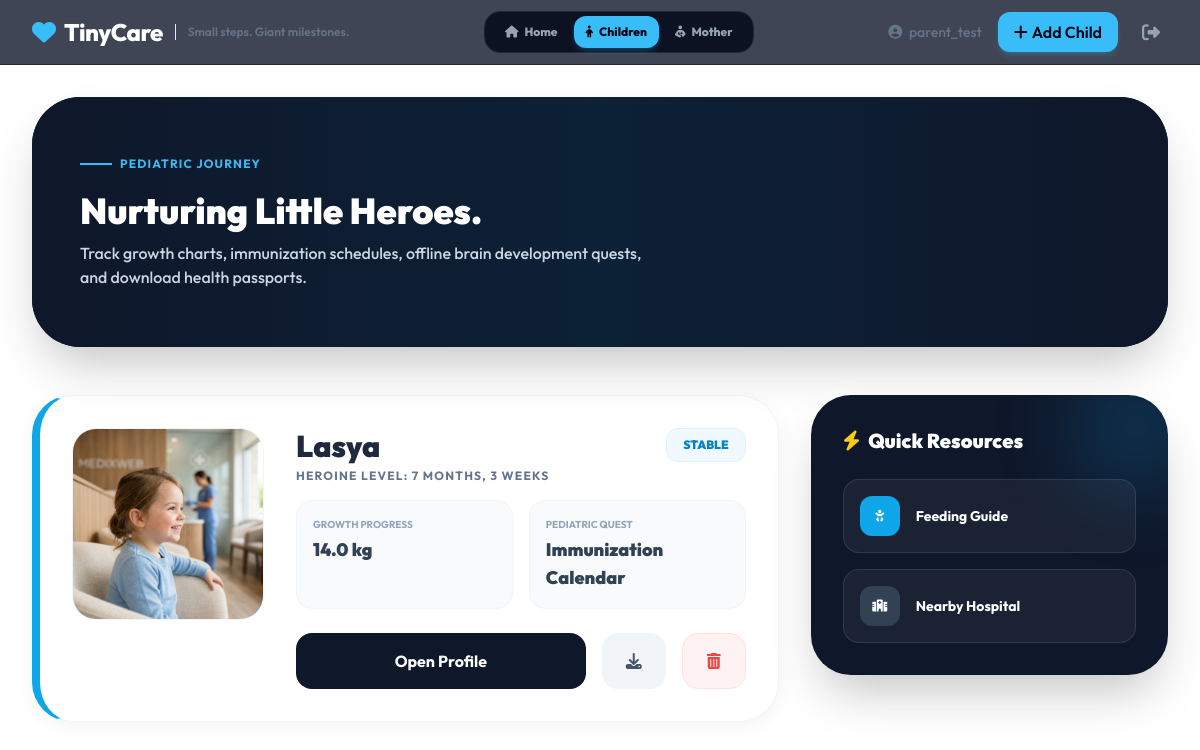
The page /parent/children/ (signed in) on the database as committed earlier.
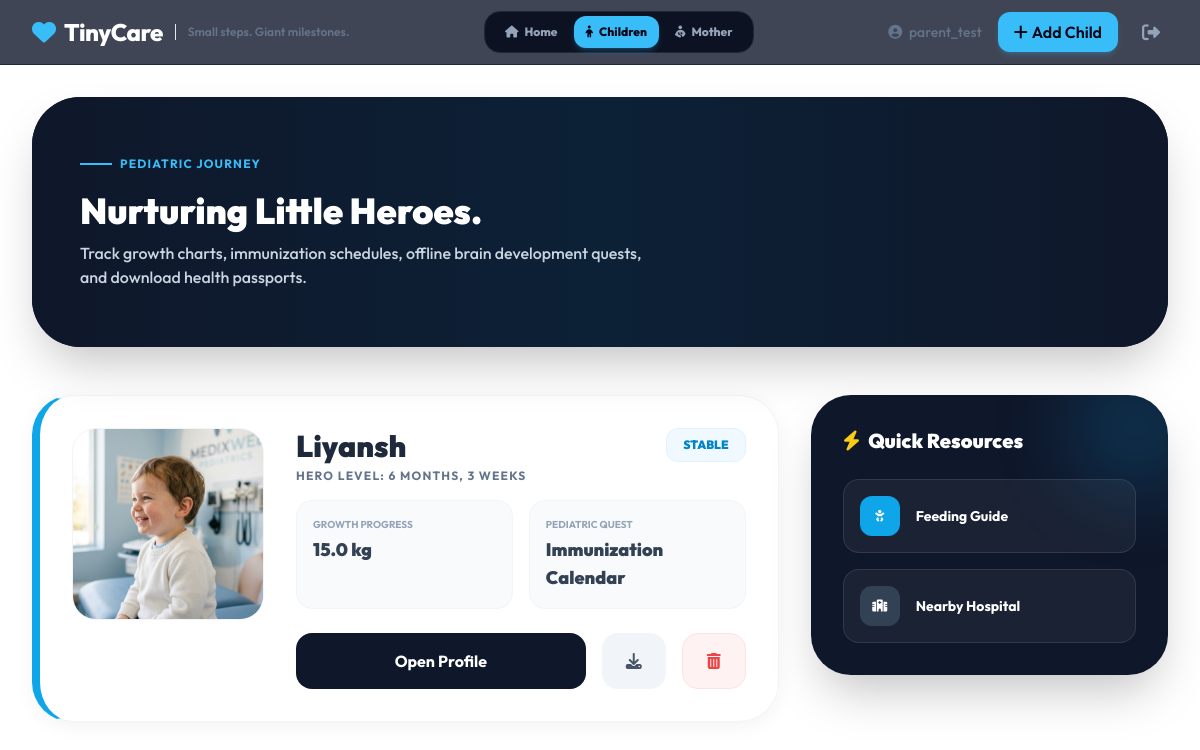
The same page on the database as committed later.
### health/models.py (models this page shows, shortened)
class User(AbstractUser):
    is_parent = models.BooleanField(default=False)
    is_vaccination_admin = models.BooleanField(default=False)
    locality = models.ForeignKey('Locality', on_delete=models.SET_NULL, null=True, blank=True)

class ChildProfile(models.Model):
    GENDER_CHOICES = [('M', 'Male'), ('F', 'Female'), ('O', 'Other')]
    parent = models.ForeignKey(settings.AUTH_USER_MODEL, on_delete=models.CASCADE, related_name='children', null=True)
    name = models.CharField(max_length=200)
    date_of_birth = models.DateField()
    gender = models.CharField(max_length=1, choices=GENDER_CHOICES)
    locality = models.ForeignKey(Locality, on_delete=models.SET_NULL, null=True)
    current_weight = models.FloatField(help_text="Weight (Stored in KG)")
    current_height = models.FloatField(help_text="Height (Stored in CM)")
    height_unit = models.CharField(max_length=5, choices=[('cm', 'cm'), ('m', 'm')], default='cm')
    weight_unit = models.CharField(max_length=5, choices=[('kg', 'kg'), ('g', 'g')], default='kg')
    created_at = models.DateTimeField(auto_now_add=True)
    updated_at = models.DateTimeField(auto_now=True)

### health/views.py (the view)
# urls.py: path('parent/children/', views.children_dashboard, name='children_dashboard'),
@login_required
@user_passes_test(is_parent)
def children_dashboard(request):
    children = ChildProfile.objects.filter(parent=request.user).order_by('-created_at')
    return render(request, 'health/children_dashboard.html', {
        'children': children,
    })

### health/views.py (called while the page is built)
def is_parent(user):
    return user.is_authenticated and user.is_parent

### health/templates/health/children_dashboard.html (shortened to what this page needs)
{% extends 'health/base.html' %}
{% block content %}
<div class="relative bg-slate-900 rounded-[3rem] overflow-hidden mb-12 shadow-2xl min-h-[250px] flex items-center">
    {% load static %}
    <div class="absolute inset-0 z-0">
        <div class="absolute inset-0 bg-gradient-to-r from-slate-900 via-sky-950/40 to-slate-900"></div>
    </div>
    <div class="relative z-10 px-12 py-12 max-w-2xl">
        <div class="flex items-center gap-2 text-sky-400 font-bold mb-4 tracking-widest uppercase text-xs">
            <div class="w-8 h-0.5 bg-sky-400"></div>
            Pediatric Journey
        </div>
        <h1 class="text-4xl font-black text-white leading-tight mb-2">
            Nurturing Little Heroes.
        </h1>
        <p class="text-slate-300 font-medium">
            Track growth charts, immunization schedules, offline brain development quests, and download health passports.
        </p>
    </div>
</div>
<div class="grid grid-cols-1 lg:grid-cols-3 gap-8 mb-12">
    <div class="lg:col-span-2 space-y-8">
        {% for child in children %}
        <div class="bg-white rounded-[2.5rem] shadow-soft border border-slate-100 p-8 flex flex-col md:flex-row gap-8 hover:shadow-xl transition-all border-l-8 border-l-sky-500">
            <div class="w-full md:w-48 h-48 bg-slate-50 rounded-3xl overflow-hidden flex-shrink-0 border border-slate-100">
                {% if child.gender == 'M' %}
                <img src="{% static 'health/images/boy_profile.png' %}" alt="Boy Profile" class="w-full h-full object-cover">
                {% elif child.gender == 'F' %}
                <img src="{% static 'health/images/girl_profile.png' %}" alt="Girl Profile" class="w-full h-full object-cover">
                {% else %}
                <img src="{% static 'health/images/mother_baby.png' %}" alt="Child Profile" class="w-full h-full object-cover">
                {% endif %}
            </div>
            <div class="flex-1">
                <div class="flex justify-between items-start mb-4">
                    <div>
                        <h2 class="text-3xl font-black text-slate-800">{{ child.name }}</h2>
                        <p class="text-slate-500 font-bold uppercase text-xs tracking-widest mt-1">{% if child.gender == 'F' %}Heroine{% else %}Hero{% endif %} Level: {{ child.date_of_birth|timesince }}</p>
                    </div>
                    <span class="bg-sky-50 text-sky-600 px-4 py-2 rounded-xl text-xs font-black border border-sky-100">STABLE</span>
                </div>
                <div class="grid grid-cols-2 gap-4 mb-6">
                    <div class="p-4 bg-slate-50 rounded-2xl border border-slate-100">
                        <p class="text-[10px] text-slate-400 font-bold uppercase mb-1">Growth Progress</p>
                        <p class="text-lg font-black text-slate-700">{{ child.current_weight|floatformat:1 }} {{ child.weight_unit }}</p>
                    </div>
                    <div class="p-4 bg-slate-50 rounded-2xl border border-slate-100">
                        <p class="text-[10px] text-slate-400 font-bold uppercase mb-1">Pediatric Quest</p>
                        <p class="text-lg font-black text-slate-700">Immunization Calendar</p>
                    </div>
                </div>
                <div class="flex gap-4">
                    <a href="{% url 'child_detail' child.id %}" class="flex-1 bg-slate-900 hover:bg-slate-800 text-white text-center py-4 rounded-2xl font-bold transition-all">
                        Open Profile
                    </a>
                    <a href="{% url 'download_passport' child.id %}" class="w-16 bg-slate-100 hover:bg-slate-200 text-slate-600 flex items-center justify-center rounded-2xl transition-all" title="Download Health Passport">
                        <i class="fas fa-download"></i>
                    </a>
                    <a href="{% url 'delete_child' child.id %}" onclick="return confirm('Are you sure you want to remove this profile?')" class="w-16 bg-red-50 hover:bg-red-100 text-red-500 flex items-center justify-center rounded-2xl transition-all border border-red-100" title="Delete Profile">
                        <i class="fas fa-trash-can"></i>
                    </a>
                </div>
            </div>
        </div>
        {% endfor %}
    </div>
    <div class="space-y-8">
        <div class="bg-slate-900 rounded-[2.5rem] p-8 text-white shadow-2xl relative overflow-hidden">
            <div class="absolute -right-8 -top-8 w-32 h-32 bg-sky-500/20 rounded-full blur-2xl"></div>
            <h4 class="text-xl font-black mb-6 flex items-center gap-2">
                <i class="fas fa-bolt text-yellow-400"></i> Quick Resources
            </h4>
            <div class="space-y-4">
                <a href="{% url 'lactation_guide' %}" class="flex items-center gap-4 p-4 bg-white/5 hover:bg-white/10 rounded-2xl border border-white/10 transition-all group">
                    <div class="w-10 h-10 bg-sky-500 rounded-xl flex items-center justify-center group-hover:scale-110 transition-transform text-xs">
                        <i class="fas fa-baby"></i>
                    </div>
                    <span class="font-bold text-sm">Feeding Guide</span>
                </a>
                <a href="https://www.google.com/maps/search/hospitals+near+{{ user.locality.name|urlencode }}" target="_blank" class="flex items-center gap-4 p-4 bg-white/5 hover:bg-white/10 rounded-2xl border border-white/10 transition-all group">
                    <div class="w-10 h-10 bg-slate-700 rounded-xl flex items-center justify-center group-hover:scale-110 transition-transform text-xs">
                        <i class="fas fa-hospital"></i>
                    </div>
                    <span class="font-bold text-sm">Nearby Hospital</span>
                </a>
            </div>
        </div>
    </div>
</div>
{% endblock %}

### health/templates/health/base.html (shortened to what this page needs)
<!DOCTYPE html>
<html lang="en">
<head>
    <link rel="stylesheet" href="https://cdnjs.cloudflare.com/ajax/libs/font-awesome/6.4.0/css/all.min.css">
    <script src="https://cdn.tailwindcss.com"></script>
    <link rel="stylesheet" href="https://cdn.jsdelivr.net/npm/swiper@10/swiper-bundle.min.css" />
</head>
<body class="text-slate-300 antialiased selection:bg-primary selection:text-white">
    <nav class="sticky top-0 z-50 bg-slate-900/80 backdrop-blur-md border-b border-slate-800">
        <div class="max-w-7xl mx-auto px-4 sm:px-6 lg:px-8">
            <div class="flex justify-between h-16 items-center">
                <div class="flex items-center gap-2">
                    <a href="{% url 'index' %}" class="flex items-center gap-2 text-2xl font-bold text-white hover:text-primary transition-colors">
                        <i class="fas fa-heart text-primary animate-pulse"></i>
                        <span class="font-extrabold tracking-tight">TinyCare</span>
                    </a>
                    <span class="text-xs font-semibold text-slate-500 border-l border-slate-850 pl-3 ml-1 hidden md:inline">Small steps. Giant milestones.</span>
                </div>
                {% if user.is_authenticated and user.is_parent %}
                <div class="hidden md:flex items-center gap-1 bg-slate-950/80 px-2 py-1 rounded-2xl border border-slate-800">
                    <a href="{% url 'parent_dashboard' %}" class="text-xs font-extrabold px-3 py-2 rounded-xl transition-all flex items-center gap-1.5
                        {% if request.resolver_match.url_name == 'parent_dashboard' %}bg-primary text-slate-950 shadow-md shadow-primary/20{% else %}text-slate-400 hover:text-white{% endif %}">
                        <i class="fas fa-house"></i> Home
                    </a>
                    <a href="{% url 'children_dashboard' %}" class="text-xs font-extrabold px-3 py-2 rounded-xl transition-all flex items-center gap-1.5
                        {% if request.resolver_match.url_name == 'children_dashboard' or request.resolver_match.url_name == 'child_detail' %}bg-primary text-slate-950 shadow-md shadow-primary/20{% else %}text-slate-400 hover:text-white{% endif %}">
                        <i class="fas fa-child"></i> Children
                    </a>
                    <a href="{% url 'maternal_dashboard' %}" class="text-xs font-extrabold px-3 py-2 rounded-xl transition-all flex items-center gap-1.5
                        {% if request.resolver_match.url_name == 'maternal_dashboard' %}bg-primary text-slate-950 shadow-md shadow-primary/20{% else %}text-slate-400 hover:text-white{% endif %}">
                        <i class="fas fa-person-breastfeeding"></i> Mother
                    </a>
                </div>
                {% endif %}
                <div class="flex items-center gap-4">
                    {% if user.is_authenticated %}
                        <span class="text-sm font-medium text-slate-500 hidden lg:block">
                            <i class="fas fa-user-circle mr-1"></i> {{ user.username }}
                        </span>
                        {% if user.is_parent %}
                            <div class="flex items-center gap-3">
                                <a href="{% url 'add_child' %}" class="bg-primary hover:bg-sky-400 text-slate-950 px-4 py-2 rounded-xl font-semibold shadow-md shadow-primary/20 transition-all transform hover:-translate-y-0.5 hidden sm:inline-flex items-center">
                                    <i class="fas fa-plus mr-1"></i> Add Child
                                </a>
                            </div>
                        {% endif %}
                        <form action="{% url 'logout' %}" method="post" class="inline">
                            <button type="submit" class="text-slate-400 hover:text-slate-200 p-2 rounded-lg hover:bg-slate-800 transition-colors">
                                <i class="fas fa-sign-out-alt text-lg"></i>
                            </button>
                        </form>
                    {% else %}
                        <a href="{% url 'login' %}" class="bg-primary hover:bg-sky-400 text-slate-950 px-6 py-2 rounded-xl font-bold shadow-md shadow-primary/20 transition-all transform hover:-translate-y-0.5">
                            Sign In
                        </a>
                    {% endif %}
                </div>
            </div>
        </div>
    </nav>
    <main class="max-w-7xl mx-auto px-4 sm:px-6 lg:px-8 py-8">
        {% block content %}{% endblock %}
    </main>
</body>
</html>

### health/templates/health/base.html (style rules this page uses)
body { background-color: theme('colors.background'); }
html { scroll-behavior: smooth; }
.transition-all { transition-duration: 300ms; }

Rows that differ between the two databases and show on the page:
removed ChildProfile: name "Lasya", gender "HEROINE", date_of_birth "7 MONTHS, 3 WEEKS", current_weight "14.0", weight_unit "kg"
added ChildProfile: name "Liyansh", gender "HERO", date_of_birth "6 MONTHS, 3 WEEKS", current_weight "15.0", weight_unit "kg"
